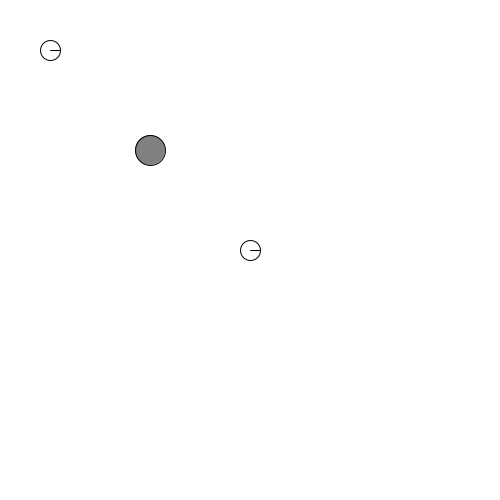
Frame 1 (no input)
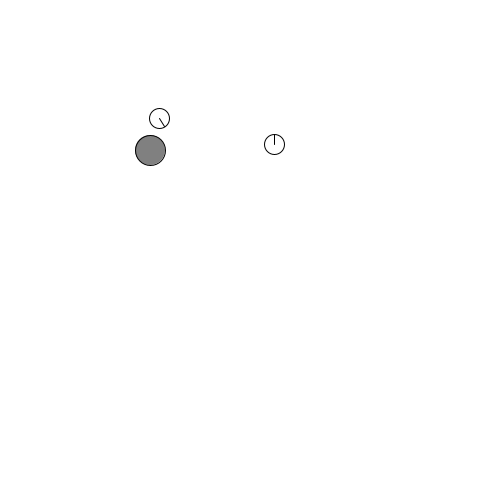
Frame 60 (the mouse pressed at the canvas centre just before this capture)
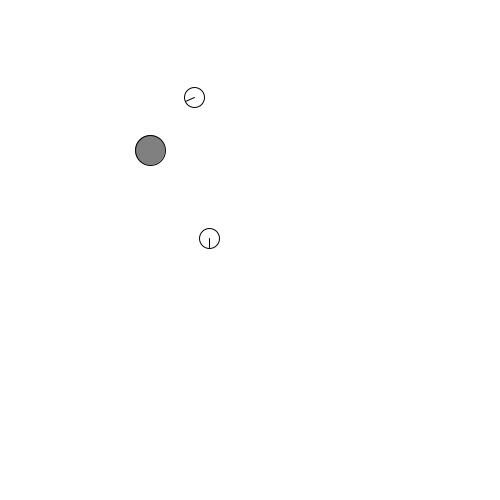
Frame 120 (the mouse held since frame 60 and released just before this capture)

The Processing sketch that drew these frames (run headless with seeded random() and noise(); from frame 60 on, the mouse is pressed at the canvas centre):

// Processing sketch: wandering_robots
// ── wandering_robots.pde
//Wandering robots

// Instructions: use the mouse to drag the beacon

final int robotSpeed = 3;
final int robotMouseThreshold = 50;

int robot1X;
int robot1Y;
float robot1Direction;
int robot1TimeOfBeacon = -1;

int robot2X;
int robot2Y;
float robot2Direction;
int robot2TimeOfBeacon = -1;

int robotDiameter = 20;

int beaconX;
int beaconY;
int beaconDiameter = 30;
boolean beaconDragged = false;

void setup()
{
  size(500,500); 
  ellipseMode(CENTER);
 
  robot1X = 50;
  robot1Y = 50;
  robot1Direction = 0;
  
  robot2X = 250;
  robot2Y = 250;
  robot2Direction = 0;
  
  beaconX = 150;
  beaconY = 150;
}

void draw()
{
  background(255);
  
  drawRobot(robot1X, robot1Y, robot1Direction, robotDiameter);
  drawRobot(robot2X, robot2Y, robot2Direction, robotDiameter);
  
  drawBeacon();  
  
  if (robot1TimeOfBeacon < 0 || millis() - robot1TimeOfBeacon > 3000)
    {
      moveRobot1();
    }
  if (robot2TimeOfBeacon < 0 || millis() - robot2TimeOfBeacon > 3000)
    {
      moveRobot2(); //<>//
    }
}

void drawRobot(int x, int y, float dir, int diam)
{
  noFill();
  ellipse(x, y, diam, diam);
  
  //set the line's end coordinates pointing to the beacon
  float lineX = x + diam/2 * cos(dir);
  float lineY = y + diam/2 * sin(dir); 
  line(x, y, lineX, lineY);
}

void drawBeacon()
{
  fill(128);
  ellipse(beaconX, beaconY, beaconDiameter, beaconDiameter);
}


void moveRobot1()
{
  int nextX = robot1X + int(robotSpeed * cos(robot1Direction));
  int nextY = robot1Y + int(robotSpeed * sin(robot1Direction));
  
  int crossProduct = (nextX - robot1X)*(beaconY - robot1Y) -
                      (nextY - robot1Y)*(beaconX - robot1X);

  if (dist(nextX, nextY, beaconX, beaconY) > robotDiameter/2)
  {
    robot1X = nextX;  
    robot1Y = nextY;
  }
  else //make the robot wait 3 seconds
  {
    robot1TimeOfBeacon += 3000;
  }
  
  if (random(1) < 0.05)
  {
    final int angleToTurn = 30;
    if (crossProduct < 0)
    {
      robot1Direction -= radians(angleToTurn 
                        + random(angleToTurn/4) 
                        - angleToTurn/8);
    }
    else
    {
      robot1Direction += radians(angleToTurn 
                        + random(angleToTurn/4.0f) 
                        - angleToTurn/8.0f);
    }
  }
}

void moveRobot2()
{
  int nextX = robot2X + int(robotSpeed * cos(robot2Direction));
  int nextY = robot2Y + int(robotSpeed * sin(robot2Direction));
  
  int crossProduct = (nextX - robot2X)*(beaconY - robot2Y) -
                      (nextY - robot2Y)*(beaconX - robot2X);
  
  if (dist(nextX, nextY, beaconX, beaconY) > robotDiameter/2)
  {
    robot2X = nextX;  
    robot2Y = nextY;
  }
  else
  {
    robot2TimeOfBeacon += 3000;
  }
  
  if (random(1) < 0.05)
  {
    final int angleToTurn = 45;
    if (crossProduct < 0)
    {
      robot2Direction -= radians(angleToTurn 
                        + random(angleToTurn/4) 
                        - angleToTurn/8);
    }
    else
    {
      robot2Direction += radians(angleToTurn 
                        + random(angleToTurn/4.0f) 
                        - angleToTurn/8.0f);
    }
  }
}

int getCrossProduct(int nextX, int nextY, int robotX, int robotY)
{
  return (nextX - robotX)*(beaconY - robotY) -
         (nextY - robotY)*(beaconX - robotX);
}

float getAngleToTurn(int crossProduct)
{
  final int angleToTurn = 45;
  if (random(1) < 0.05)
  {
    float angleToTurnWithRandomness = 
        radians(angleToTurn + random(angleToTurn/4.0f)  - angleToTurn/8.0f);
        
    if (crossProduct < 0)
    {
      return -angleToTurnWithRandomness;
    }
    else
    {
      return angleToTurnWithRandomness;
    }
  }
  return 0;
}

void mouseDragged()
{
   if ((mouseX - beaconDiameter / 2) > 0 &&
       (mouseX + beaconDiameter / 2) < width &&
       (mouseY - beaconDiameter / 2) > 0 &&
       (mouseY + beaconDiameter / 2) < height)
  {
    beaconX = mouseX;
    beaconY = mouseY;
  }
}
